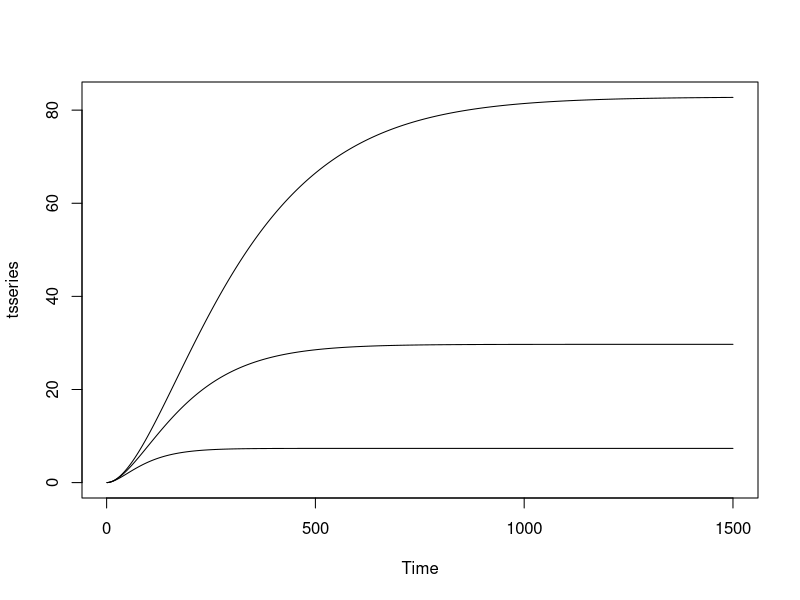

This figure's R source:
library(ggplot2)
beta = 0.999
betas = c(0.98,0.99,0.994)
mua = 0.003
T = 1500
vlnA = cumsum(rep(mua,T)) #assumes first ln(A) equal to zero

seriesvalue = vector()
for(i in 1:length(betas)){
  beta = betas[i]
  vbeta = cumprod(rep(beta,T))
  seriesvalue = rbind(seriesvalue , cumsum(vbeta*vlnA))
}

tsseries = as.ts(t(seriesvalue))

plot(tsseries, plot.type="single")



